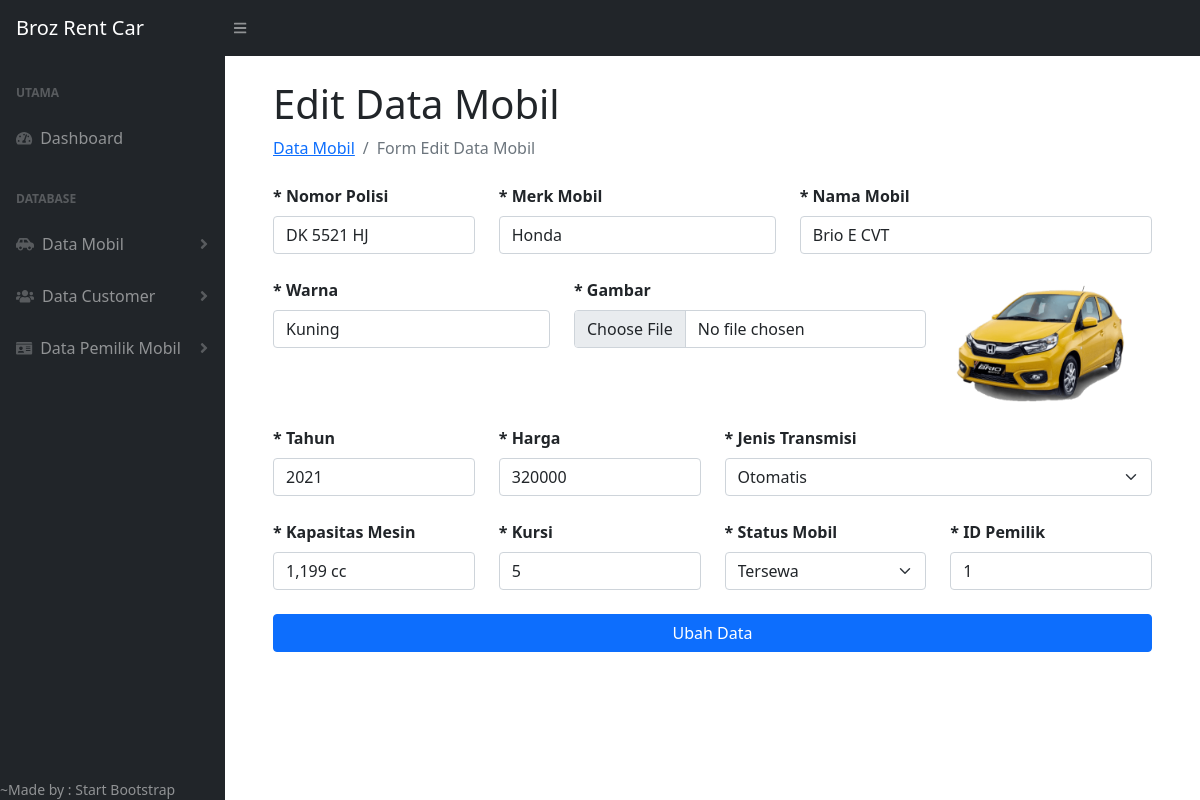
Screenshot of /admin/ubah_mobil.php?id_mobil=11 (signed in) with the database file from the repository.
### tables this page shows
CREATE TABLE `mobil` (
  `id_mobil` int(11) NOT NULL,
  `nopol` varchar(50) NOT NULL,
  `merk` varchar(50) NOT NULL,
  `nama_mobil` varchar(100) NOT NULL,
  `warna` varchar(20) NOT NULL,
  `gambar` varchar(200) NOT NULL,
  `tahun` varchar(10) NOT NULL,
  `harga` int(10) NOT NULL,
  `transmisi` varchar(50) NOT NULL,
  `mesin` varchar(50) NOT NULL,
  `kursi` int(5) NOT NULL,
  `status` enum('0','1') DEFAULT NULL,
  `id_pemilik` int(11) NOT NULL
);

### admin/functions.php (called while the page is built, shortened)
<?php
$conn = mysqli_connect("localhost", "root", "", "rentcar");
function query($query)
{
    global $conn;
    $result = mysqli_query($conn, $query);
    $rows = [];
    while ($row = mysqli_fetch_assoc($result)) {
        $rows[] = $row;
    }
    return $rows;
}

### admin/ubah_mobil.php (the view, shortened to what this page needs)
<?php
require 'functions.php';
$id_mobil = $_GET["id_mobil"];
$mobil = query("SELECT * FROM mobil WHERE id_mobil = $id_mobil")[0];
?>
<!DOCTYPE html>
<html lang="en">
  <head>
    <link href="https://cdn.jsdelivr.net/npm/simple-datatables@latest/dist/style.css" rel="stylesheet" />
    <link href="css/styles.css" rel="stylesheet" />
  </head>
  <body class="sb-nav-fixed">
    <nav class="sb-topnav navbar navbar-expand navbar-dark bg-dark">
      <a class="navbar-brand ps-3" href="index.php">Broz Rent Car</a>
      <button class="btn btn-link btn-sm order-1 order-lg-0 me-4 me-lg-0" id="sidebarToggle" href=""><i class="fas fa-bars"></i></button>
    </nav>
    <div id="layoutSidenav">
      <div id="layoutSidenav_nav">
        <nav class="sb-sidenav accordion sb-sidenav-dark" id="sidenavAccordion">
          <div class="sb-sidenav-menu">
            <div class="nav">
              <div class="sb-sidenav-menu-heading">Utama</div>
              <a class="nav-link" href="index.php">
                <div class="sb-nav-link-icon"><i class="fas fa-tachometer-alt"></i></div>
                Dashboard
              </a>
              <div class="sb-sidenav-menu-heading">Database</div>
              <a class="nav-link collapsed mb-1" href="" data-bs-toggle="collapse" data-bs-target="#collapseLayouts" aria-expanded="false" aria-controls="collapseLayouts">
                <div class="sb-nav-link-icon"><i class="fas fa-car-side"></i></div>
                Data Mobil
                <div class="sb-sidenav-collapse-arrow"><i class="fas fa-angle-down"></i></div>
              </a>
              <a class="nav-link collapsed mb-1" href="" data-bs-toggle="collapse" data-bs-target="#collapsePages" aria-expanded="false" aria-controls="collapsePages">
                <div class="sb-nav-link-icon"><i class="fas fa-users"></i></div>
                Data Customer
                <div class="sb-sidenav-collapse-arrow"><i class="fas fa-angle-down"></i></div>
              </a>
              <a class="nav-link collapsed mb-1" href="" data-bs-toggle="collapse" data-bs-target="#collapsePemilik" aria-expanded="false" aria-controls="collapsePemilik">
                <div class="sb-nav-link-icon"><i class="fas fa-id-card"></i></div>
                Data Pemilik Mobil
                <div class="sb-sidenav-collapse-arrow"><i class="fas fa-angle-down"></i></div>
              </a>
            </div>
          </div>
            <div>
              <div class="small">~Made by : Start Bootstrap</div>
            </div>
        </nav>
      </div>
      <div id="layoutSidenav_content">
        <main>
          <div class="container-fluid px-5">
            <h1 class="mt-4">Edit Data Mobil</h1>
            <ol class="breadcrumb mb-4">
              <li class="breadcrumb-item"><a href="data_mobil.php">Data Mobil</a></li>
              <li class="breadcrumb-item active">Form Edit Data Mobil</li>
            </ol>
            <form action="" method="post" enctype="multipart/form-data" class="row g-4" style="max-width: 2000px;">
              <div class="col-md-3 ">
                <label for="nopol" class="form-label fw-bold">* Nomor Polisi</label>
                <input type="text" name="nopol" class="form-control" id="nopol" placeholder="Masukan nomor polisi" value="<?=$mobil["nopol"];?>" required />
              </div>
              <div class="col-md-4 ">
                <label for="merk" class="form-label fw-bold">* Merk Mobil</label>
                <input type="text" name="merk" class="form-control" id="merk" placeholder="Masukan merk mobil" value="<?=$mobil["merk"];?>"required />
              </div>
              <div class="col-md-5 ">
                <label for="nama_mobil" class="form-label fw-bold">* Nama Mobil</label>
                <input type="text" name="nama_mobil" class="form-control" id="nama_mobil" placeholder="Masukan nama mobil" value="<?=$mobil["nama_mobil"];?>" required />
              </div>
              <div class="col-md-4 mt-4">
                <label for="warna" class="form-label fw-bold">* Warna</label>
                <input type="text" name="warna" class="form-control" id="warna" placeholder="Masukan warna mobil" value="<?=$mobil["warna"];?>" required />
              </div>
              <div class="col-md-5 mt-4">
                <label for="gambar" class="form-label fw-bold">* Gambar</label> <br>
                <input type="file" name="gambar" class="form-control" id="gambar" />
              </div>
              <div class="col-md-3">
                <img src="../img/<?=$mobil['gambar'];?>" width="180">
              </div>
              <div class="col-md-3">
                <label for="tahun" class="form-label fw-bold">* Tahun</label>
                <input type="text" name="tahun" class="form-control" id="tahun" placeholder="Masukan tahun pembuatan mobil" value="<?=$mobil["tahun"];?>" required />
              </div>
              <div class="col-md-3">
                <label for="harga" class="form-label fw-bold">* Harga</label>
                <input type="text" name="harga" class="form-control" id="harga" placeholder="Masukan harga mobil per hari" value="<?=$mobil["harga"];?>" required />
              </div>
              <div class="col-md-6 ">
              <label class="form-label fw-bold">* Jenis Transmisi</label>
              <select class="form-select" name="transmisi" aria-label="Default select example">
                <?php if ($mobil["transmisi"] == "Otomatis") {?>
                <option value="Otomatis"> Otomatis</option>
                <?php } else {?>
                <option value="Manual"> Manual</option>
                <option value="Otomatis"> Otomatis</option>
                <?php }?>
              </select>
              </div>
              <div class="col-md-3 ">
                <label for="mesin" class="form-label fw-bold">* Kapasitas Mesin</label>
                <input type="text" name="mesin" class="form-control" id="mesin" placeholder="Masukan kapasitas mesin" value="<?=$mobil["mesin"];?>" required />
              </div>
              <div class="col-md-3 ">
                <label for="kursi" class="form-label fw-bold">* Kursi</label>
                <input type="number" name="kursi" class="form-control" id="kursi" placeholder="Masukan jumlah kursi mobil" value="<?=$mobil["kursi"];?>" required />
              </div>
              <div class="col-md-3 ">
              <label class="form-label fw-bold">* Status Mobil</label>
              <select class="form-select" name="status" aria-label="Default select example">
                <?php if ($mobil["status"] == "0") {?>
                <option value="0"> Tersewa</option>
                <?php } else {?>
                <option value="1"> Tersedia</option>
                <option value="0"> Tersewa</option>
                <?php }?>
              </select>
              </div>
              <div class="col-md-3 ">
                <label for="id_pemilik" class="form-label fw-bold">* ID Pemilik</label>
                <input type="number" name="id_pemilik" class="form-control" id="id_pemilik" placeholder="Masukan id pemilik mobil" value="<?=$mobil["id_pemilik"];?>" required />
              </div>
              <div class="mb-4 d-grid ">
                <button type="submit" name="update" class="btn btn-primary">Ubah Data</button>
              </div>
            </form>
          </div>
        </main>
      </div>
    </div>
  </body>
</html>

### rows the page displays
mobil: nopol "DK 5521 HJ", merk "Honda", nama_mobil "Brio E CVT", warna "Kuning", gambar (picture), tahun "2021", harga "320000", transmisi "Otomatis", mesin "1,199 cc", kursi "5", status "Tersewa", id_pemilik "1"
